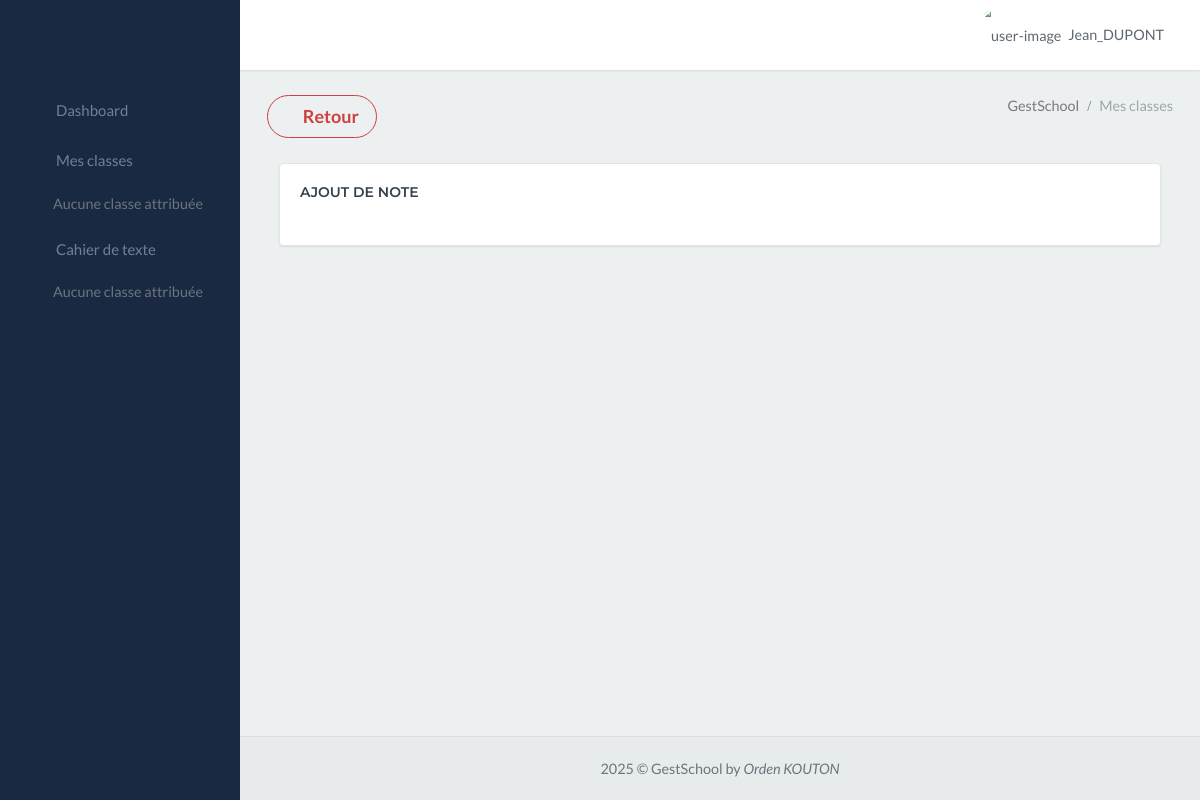
/gestschool_app/classe/Tle C/ (signed in), run on an earlier commit of the app's database.
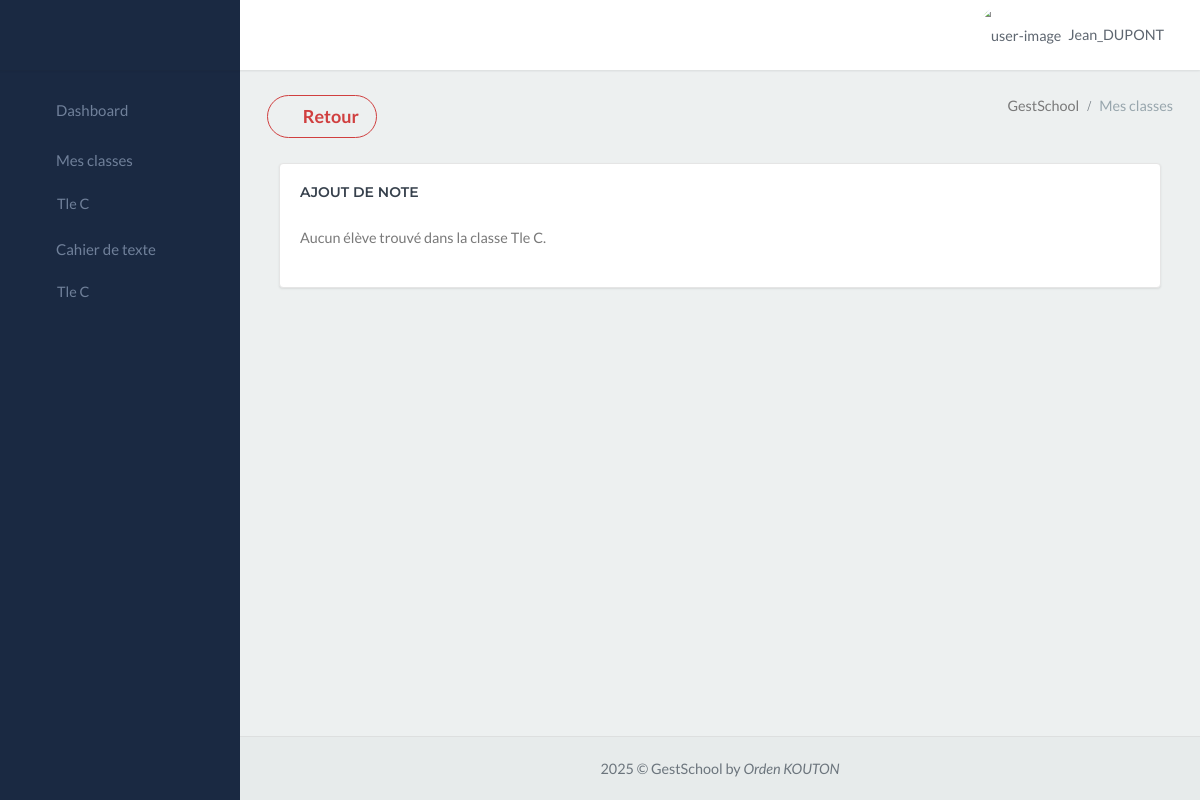
And on a later commit of the database.
### gestschool_app/models.py (models this page shows)
class Classe_exist(models.Model):
    fusion = models.CharField(max_length=80)

### gestschool_app/views.py (the view)
# urls.py: path('classe/<str:classe_nom>/', views.liste_eleves_classe, name='liste_eleves_classe'),
@login_required
def liste_eleves_classe(request, classe_nom):
    try:
        professeur = Professeur.objects.get(user=request.user)
        matiere = professeur.matiere
        classe = Classe_exist.objects.get(fusion=classe_nom)
        classe_attribuee = Professeur_Classe.objects.get(professeur=professeur, classe=classe)
        eleves = Eleve.objects.filter(classe=classe_nom)
        return render(request, 'liste_eleves_classe.html', {'eleves': eleves, 'matiere': matiere, 'classe_nom': classe_nom, 'eleves_par_classe': {classe_nom:eleves} }) #ajouter le dictionnaire eleves_par_classe.
    except Professeur.DoesNotExist:
        return render(request, 'liste_eleves_classe.html', {'error': "Votre profil professeur n'existe pas.", 'eleves_par_classe': {}}) #ajouter dictionnaire vide, pour eviter les erreurs si le template est aussi utilisé pour les autres vues.
    except Classe_exist.DoesNotExist:
        return render(request, 'liste_eleves_classe.html', {'error': "Classe non trouvée.", 'eleves_par_classe': {}}) #ajouter dictionnaire vide, pour eviter les erreurs si le template est aussi utilisé pour les autres vues.
    except Professeur_Classe.DoesNotExist:
        return render(request, 'liste_eleves_classe.html', {'error': "Classe non attribuée à ce professeur.", 'eleves_par_classe': {}}) #ajouter dictionnaire vide, pour eviter les erreurs si le template est aussi utilisé pour les autres vues.

### gestschool_app/templates/liste_eleves_classe.html (shortened to what the changed rows need)
{% extends "menu.html" %}
{% block content %}
<div class="content-page">
    <div class="content">
        <div class="container-fluid">
            <div class="container-fluid">
                <div class="row">
                    <div class="col-lg-12">
                        <div class="card">
                            <div class="card-body">
                                <div class="table-responsive">
                                    {% if eleves %}
                                        <table class="table table-striped mb-0">
                                            <thead>
                                                <tr>
                                                    <th>ID</th>
                                                    <th>Nom</th>
                                                    <th>Prénom</th>
                                                    <th>Matière</th>
                                                    <th>Option</th>
                                                    <th>Note obtenue</th>
                                                    <th>Action</th>
                                                </tr>
                                            </thead>
                                            <tbody>
                                                {% for eleve in eleves %}
                                                    <form method="post" action="{% url 'enregistrer_note' %}" id="form-{{ eleve.id_eleve }}">
                                                        {% csrf_token %}
                                                        <tr>
                                                            <td>{{ eleve.id_eleve }}</td>
                                                            <td>{{ eleve.nom }}</td>
                                                            <td>{{ eleve.prenom }}</td>
                                                            <td>{{ matiere.sigle }}</td>
                                                            <td style="width: 15%;">
                                                                <select class="form-control" name="option" required>
                                                                    <option value="Interro 1">Interro 1</option>
                                                                    <option value="Interro 2">Interro 2</option>
                                                                    <option value="Interro 3">Interro 3</option>
                                                                    <option value="Devoir 1">Devoir 1</option>
                                                                    <option value="Devoir 2">Devoir 2</option>
                                                                </select>
                                                            </td>
                                                            <td style="width: 15%;" >
                                                                <input type="number" required name="note" class="form-control" min="00" max="20" step="0.01">
                                                            </td>
                                                            <td style="width: 5%;">
                                                                <input type="hidden" name="eleve_id" value="{{ eleve.id_eleve }}">
                                                                <input type="hidden" name="matiere_id" value="{{ matiere.id }}">
                                                                <button class="btn btn-success btn-user btn-block" type="submit" style="font-size: medium;">Valider</button>
                                                            </td>
                                                        </tr>
                                                    </form>
                                                {% endfor %}
                                            </tbody>
                                        </table>
                                    {% elif classe_nom %}
                                        <p>Aucun élève trouvé dans la classe {{ classe_nom }}.</p>
                                    {% endif %}
                                </div>
                            </div>
                        </div>
                    </div>
                </div>
            </div>
        </div>
    </div>
</div>
{% endblock %}

### gestschool_app/templates/menu.html (shortened to what the changed rows need)
<!DOCTYPE html>
<html lang="en">
<head>
    <link href="/static/libs/sweetalert2/sweetalert2.min.css" rel="stylesheet" type="text/css">
    <link href="/static/libs/datatables/dataTables.bootstrap4.min.css" rel="stylesheet" type="text/css">
    <link href="/static/libs/datatables/buttons.bootstrap4.min.css" rel="stylesheet" type="text/css">
    <link href="/static/libs/datatables/responsive.bootstrap4.min.css" rel="stylesheet" type="text/css">
    <link href="/static/libs/datatables/select.bootstrap4.min.css" rel="stylesheet" type="text/css">
    <link href="/static/css/bootstrap.min.css" rel="stylesheet" type="text/css" id="bootstrap-stylesheet">
    <link href="/static/css/icons.min.css" rel="stylesheet" type="text/css">
    <link href="/static/css/app.min.css" rel="stylesheet" type="text/css" id="app-stylesheet">
</head>
<body>
    <div id="wrapper">
        <div class="left-side-menu">
            <div class="slimscroll-menu">
                <div id="sidebar-menu">
                    <ul class="metismenu" id="side-menu">
                        {% if user.role == "Censeur" %}
                            <li>
                                <a href="{% url 'index' %}" class="waves-effect">
                                    <i class="ion-md-speedometer"></i>
                                    <span> Dashboard </span>
                                </a>
                            </li>
                            <li>
                                <a href="{% url 'professeur' %}" class="waves-effect">
                                    <i class="mdi mdi-account-outline"></i>
                                    <span> Professeurs </span>
                                </a>
                            </li>
                            <li>
                                <a href="{% url 'classe' %}" class="waves-effect">
                                    <i class="ion-md-home"></i>
                                    <span> Classe </span>
                                </a>
                            </li>
                            <li>
                                <a href="{% url 'matiere' %}" class="waves-effect">
                                    <i class="ion-md-flask"></i>
                                    <span> Matière </span>
                                </a>
                            </li>
                            <li>
                                <a href="{% url 'emploi' %}" class="waves-effect">
                                    <i class="ion ion-ios-calendar"></i>
                                    <span> Emploi du temps </span>
                                </a>
                            </li>
                            <li>
                                <a href="{% url 'eleve' %}" class="waves-effect">
                                    <i class="ion-ios-contacts"></i>
                                    <span> Elève </span>
                                </a>
                            </li>
                            <li>
                                <a href="{% url 'visualisation_cahier_texte' %}" class="waves-effect">
                                    <i class="ion ion-ios-book"></i>
                                    <span> Cahier de texte </span>
                                </a>
                            </li>
                        {% elif user.role == "Professeur" %}
                            <li>
                                {% if eleves_par_classe %}
                                    {% for classe_nom in eleves_par_classe %}
                                        <ul class="nav-second-level" aria-expanded="false">
                                            <li><a href="{% url 'liste_eleves_classe' classe_nom=classe_nom %}">{{ classe_nom }}</a></li>
                                        </ul>
                                    {% endfor %}
                                {% else %}
                                    <ul class="nav-item">
                                        <a class="nav-link disabled">Aucune classe attribuée</a>
                                    </ul>
                                {% endif %}
                            </li>
                            <li>
                                {% if eleves_par_classe %}
                                    {% for classe_nom in eleves_par_classe %}
                                        <ul class="nav-second-level" aria-expanded="false">
                                            <li><a href="{% url 'cahier_texte' classe_nom=classe_nom %}">{{ classe_nom }}</a></li>
                                        </ul>
                                    {% endfor %}
                                {% else %}
                                    <ul class="nav-item">
                                        <a class="nav-link disabled">Aucune classe attribuée</a>
                                    </ul>
                                {% endif %}
                            </li>
                        {% endif %}
                    </ul>
                </div>
            </div>
        </div>
        {% block content %}
        {% endblock %}
    </div>
</body>
</html>

What changed in the data, as far as the page shows it:
added Classe_exist: fusion "Tle C"
Also different on the page:
text no longer shown: "Aucune classe attribuée Aucune classe attribuée"
text now shown: "Aucun élève trouvé dans la classe ."
